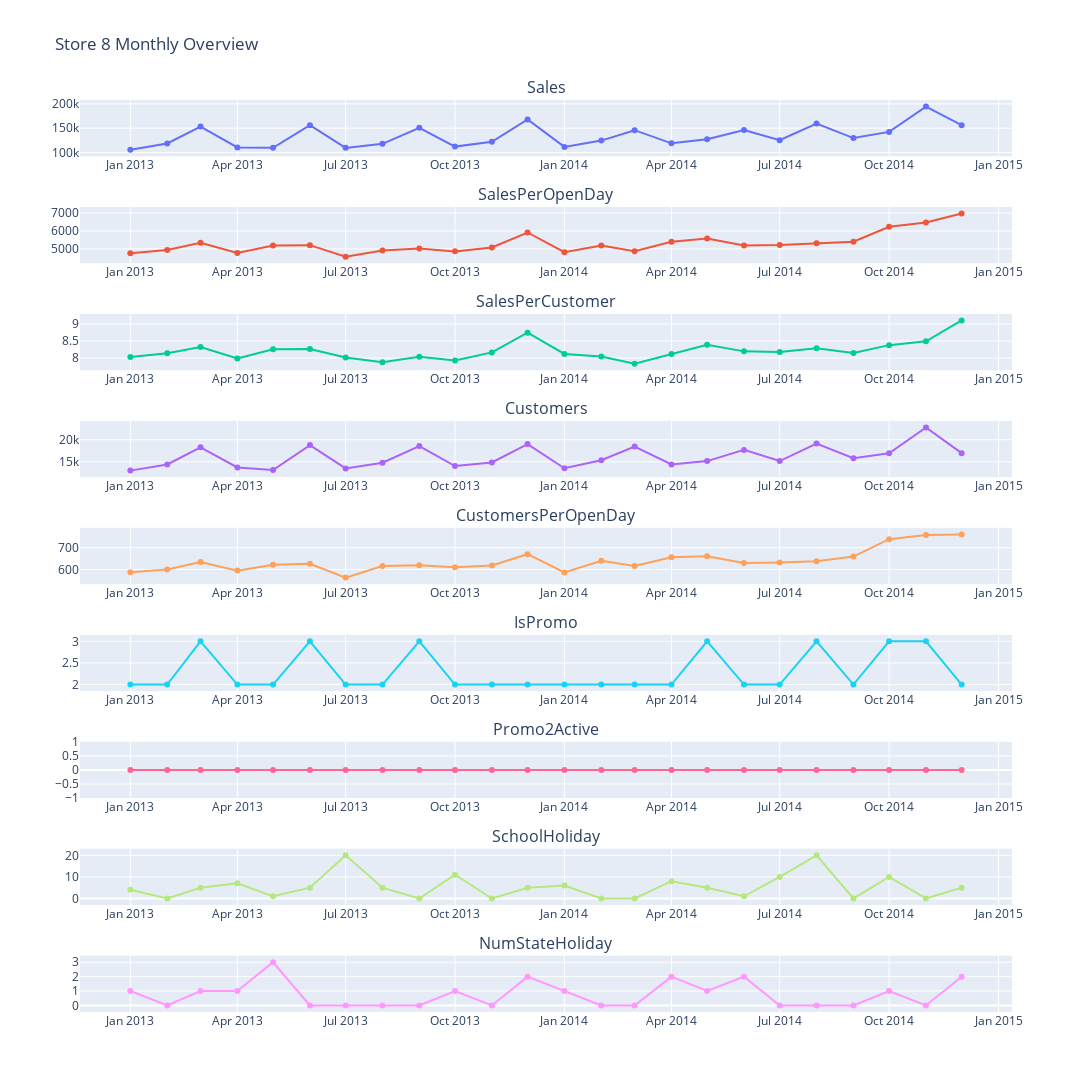

Write notebook code for a chart like this one.
### Code cell
import plotly.graph_objs as go
from plotly.subplots import make_subplots

# Create a subplot grid
fig = make_subplots(rows=9, cols=1, subplot_titles=('Sales', 'SalesPerOpenDay', 'SalesPerCustomer', 'Customers', 'CustomersPerOpenDay', 'IsPromo', 'Promo2Active', 'SchoolHoliday', 'NumStateHoliday'))

# Add each plot to the subplot grid with specific names
fig.add_trace(go.Scatter(x=monthly_summary_df_store['Date'], y=monthly_summary_df_store['Sales'], mode='lines+markers', name='Sales'), row=1, col=1)
fig.add_trace(go.Scatter(x=monthly_summary_df_store['Date'], y=monthly_summary_df_store['SalesPerOpenDay'], mode='lines+markers', name='SalesPerOpenDay'), row=2, col=1)
fig.add_trace(go.Scatter(x=monthly_summary_df_store['Date'], y=monthly_summary_df_store['SalesPerCustomer'], mode='lines+markers', name='SalesPerCustomer'), row=3, col=1)
fig.add_trace(go.Scatter(x=monthly_summary_df_store['Date'], y=monthly_summary_df_store['Customers'], mode='lines+markers', name='Customers'), row=4, col=1)
fig.add_trace(go.Scatter(x=monthly_summary_df_store['Date'], y=monthly_summary_df_store['CustomersPerOpenDay'], mode='lines+markers', name='CustomersPerOpenDay'), row=5, col=1)
fig.add_trace(go.Scatter(x=monthly_summary_df_store['Date'], y=monthly_summary_df_store['IsPromo'], mode='lines+markers', name='IsPromo'), row=6, col=1)
fig.add_trace(go.Scatter(x=monthly_summary_df_store['Date'], y=monthly_summary_df_store['Promo2Active'], mode='lines+markers', name='Promo2Active'), row=7, col=1)
fig.add_trace(go.Scatter(x=monthly_summary_df_store['Date'], y=monthly_summary_df_store['SchoolHoliday'], mode='lines+markers', name='Amount of school holidays'), row=8, col=1)
fig.add_trace(go.Scatter(x=monthly_summary_df_store['Date'], y=monthly_summary_df_store['NumStateHoliday'], mode='lines+markers', name='Amount of state holiday'), row=9, col=1)

# Update layout (set layout properties and hide the legend)
fig.update_layout(height=1600, width=1100, title_text=f"Store {StoreId} Monthly Overview", showlegend=False)

# Show the figure
fig.show()

### Figure 1 — Plotly figure (JSON) as saved in the notebook; plotly's stock layout.template omitted (floating-point values rounded to 4 significant figures)
{"data": [{"mode": "lines+markers", "name": "Sales", "type": "scatter", "x": ["2013-01-01T00:00:00", "2013-02-01T00:00:00", "2013-03-01T00:00:00", "2013-04-01T00:00:00", "2013-05-01T00:00:00", "2013-06-01T00:00:00", "2013-07-01T00:00:00", "2013-08-01T00:00:00", "2013-09-01T00:00:00", "2013-10-01T00:00:00", "2013-11-01T00:00:00", "2013-12-01T00:00:00", "2014-01-01T00:00:00", "2014-02-01T00:00:00", "2014-03-01T00:00:00", "2014-04-01T00:00:00", "2014-05-01T00:00:00", "2014-06-01T00:00:00", "2014-07-01T00:00:00", "2014-08-01T00:00:00", "2014-09-01T00:00:00", "2014-10-01T00:00:00", "2014-11-01T00:00:00", "2014-12-01T00:00:00"], "xaxis": "x", "y": [105670, 118482, 153377, 110359, 109766, 156291, 109496, 117763, 150759, 112108, 121902, 167861, 111448, 124434, 145886, 118790, 127403, 146246, 125193, 159518, 129691, 142348, 194476, 156122], "yaxis": "y"}, {"mode": "lines+markers", "name": "SalesPerOpenDay", "type": "scatter", "x": ["2013-01-01T00:00:00", "2013-02-01T00:00:00", "2013-03-01T00:00:00", "2013-04-01T00:00:00", "2013-05-01T00:00:00", "2013-06-01T00:00:00", "2013-07-01T00:00:00", "2013-08-01T00:00:00", "2013-09-01T00:00:00", "2013-10-01T00:00:00", "2013-11-01T00:00:00", "2013-12-01T00:00:00", "2014-01-01T00:00:00", "2014-02-01T00:00:00", "2014-03-01T00:00:00", "2014-04-01T00:00:00", "2014-05-01T00:00:00", "2014-06-01T00:00:00", "2014-07-01T00:00:00", "2014-08-01T00:00:00", "2014-09-01T00:00:00", "2014-10-01T00:00:00", "2014-11-01T00:00:00", "2014-12-01T00:00:00"], "xaxis": "x2", "y": [4750.0, 4937.0, 5338.0, 4775.0, 5191.0, 5210.0, 4562.0, 4907.0, 5025.0, 4860.0, 5079.0, 5917.0, 4811.0, 5185.0, 4863.0, 5404.0, 5576.0, 5190.0, 5216.0, 5317.0, 5404.0, 6239.0, 6483.0, 6979.0], "yaxis": "y2"}, {"mode": "lines+markers", "name": "SalesPerCustomer", "type": "scatter", "x": ["2013-01-01T00:00:00", "2013-02-01T00:00:00", "2013-03-01T00:00:00", "2013-04-01T00:00:00", "2013-05-01T00:00:00", "2013-06-01T00:00:00", "2013-07-01T00:00:00", "2013-08-01T00:00:00", "2013-09-01T00:00:00", "2013-10-01T00:00:00", "2013-11-01T00:00:00", "2013-12-01T00:00:00", "2014-01-01T00:00:00", "2014-02-01T00:00:00", "2014-03-01T00:00:00", "2014-04-01T00:00:00", "2014-05-01T00:00:00", "2014-06-01T00:00:00", "2014-07-01T00:00:00", "2014-08-01T00:00:00", "2014-09-01T00:00:00", "2014-10-01T00:00:00", "2014-11-01T00:00:00", "2014-12-01T00:00:00"], "xaxis": "x3", "y": [8.033, 8.14, 8.323, 7.985, 8.254, 8.264, 8.018, 7.875, 8.034, 7.927, 8.164, 8.745, 8.12, 8.046, 7.835, 8.12, 8.389, 8.195, 8.178, 8.288, 8.15, 8.378, 8.491, 9.101], "yaxis": "y3"}, {"mode": "lines+markers", "name": "Customers", "type": "scatter", "x": ["2013-01-01T00:00:00", "2013-02-01T00:00:00", "2013-03-01T00:00:00", "2013-04-01T00:00:00", "2013-05-01T00:00:00", "2013-06-01T00:00:00", "2013-07-01T00:00:00", "2013-08-01T00:00:00", "2013-09-01T00:00:00", "2013-10-01T00:00:00", "2013-11-01T00:00:00", "2013-12-01T00:00:00", "2014-01-01T00:00:00", "2014-02-01T00:00:00", "2014-03-01T00:00:00", "2014-04-01T00:00:00", "2014-05-01T00:00:00", "2014-06-01T00:00:00", "2014-07-01T00:00:00", "2014-08-01T00:00:00", "2014-09-01T00:00:00", "2014-10-01T00:00:00", "2014-11-01T00:00:00", "2014-12-01T00:00:00"], "xaxis": "x4", "y": [13004, 14390, 18284, 13718, 13127, 18775, 13500, 14781, 18565, 14042, 14839, 19004, 13548, 15349, 18467, 14416, 15158, 17692, 15169, 19140, 15822, 16914, 22772, 16950], "yaxis": "y4"}, {"mode": "lines+markers", "name": "CustomersPerOpenDay", "type": "scatter", "x": ["2013-01-01T00:00:00", "2013-02-01T00:00:00", "2013-03-01T00:00:00", "2013-04-01T00:00:00", "2013-05-01T00:00:00", "2013-06-01T00:00:00", "2013-07-01T00:00:00", "2013-08-01T00:00:00", "2013-09-01T00:00:00", "2013-10-01T00:00:00", "2013-11-01T00:00:00", "2013-12-01T00:00:00", "2014-01-01T00:00:00", "2014-02-01T00:00:00", "2014-03-01T00:00:00", "2014-04-01T00:00:00", "2014-05-01T00:00:00", "2014-06-01T00:00:00", "2014-07-01T00:00:00", "2014-08-01T00:00:00", "2014-09-01T00:00:00", "2014-10-01T00:00:00", "2014-11-01T00:00:00", "2014-12-01T00:00:00"], "xaxis": "x5", "y": [587.4, 599.6, 634.3, 594.6, 621.9, 625.8, 562.5, 615.9, 618.8, 609.9, 618.3, 670.3, 586.5, 639.5, 615.6, 656.3, 661.1, 629.7, 632.0, 638, 659.2, 739.2, 759.1, 761.3], "yaxis": "y5"}, {"mode": "lines+markers", "name": "IsPromo", "type": "scatter", "x": ["2013-01-01T00:00:00", "2013-02-01T00:00:00", "2013-03-01T00:00:00", "2013-04-01T00:00:00", "2013-05-01T00:00:00", "2013-06-01T00:00:00", "2013-07-01T00:00:00", "2013-08-01T00:00:00", "2013-09-01T00:00:00", "2013-10-01T00:00:00", "2013-11-01T00:00:00", "2013-12-01T00:00:00", "2014-01-01T00:00:00", "2014-02-01T00:00:00", "2014-03-01T00:00:00", "2014-04-01T00:00:00", "2014-05-01T00:00:00", "2014-06-01T00:00:00", "2014-07-01T00:00:00", "2014-08-01T00:00:00", "2014-09-01T00:00:00", "2014-10-01T00:00:00", "2014-11-01T00:00:00", "2014-12-01T00:00:00"], "xaxis": "x6", "y": [2, 2, 3, 2, 2, 3, 2, 2, 3, 2, 2, 2, 2, 2, 2, 2, 3, 2, 2, 3, 2, 3, 3, 2], "yaxis": "y6"}, {"mode": "lines+markers", "name": "Promo2Active", "type": "scatter", "x": ["2013-01-01T00:00:00", "2013-02-01T00:00:00", "2013-03-01T00:00:00", "2013-04-01T00:00:00", "2013-05-01T00:00:00", "2013-06-01T00:00:00", "2013-07-01T00:00:00", "2013-08-01T00:00:00", "2013-09-01T00:00:00", "2013-10-01T00:00:00", "2013-11-01T00:00:00", "2013-12-01T00:00:00", "2014-01-01T00:00:00", "2014-02-01T00:00:00", "2014-03-01T00:00:00", "2014-04-01T00:00:00", "2014-05-01T00:00:00", "2014-06-01T00:00:00", "2014-07-01T00:00:00", "2014-08-01T00:00:00", "2014-09-01T00:00:00", "2014-10-01T00:00:00", "2014-11-01T00:00:00", "2014-12-01T00:00:00"], "xaxis": "x7", "y": [0, 0, 0, 0, 0, 0, 0, 0, 0, 0, 0, 0, 0, 0, 0, 0, 0, 0, 0, 0, 0, 0, 0, 0], "yaxis": "y7"}, {"mode": "lines+markers", "name": "Amount of school holidays", "type": "scatter", "x": ["2013-01-01T00:00:00", "2013-02-01T00:00:00", "2013-03-01T00:00:00", "2013-04-01T00:00:00", "2013-05-01T00:00:00", "2013-06-01T00:00:00", "2013-07-01T00:00:00", "2013-08-01T00:00:00", "2013-09-01T00:00:00", "2013-10-01T00:00:00", "2013-11-01T00:00:00", "2013-12-01T00:00:00", "2014-01-01T00:00:00", "2014-02-01T00:00:00", "2014-03-01T00:00:00", "2014-04-01T00:00:00", "2014-05-01T00:00:00", "2014-06-01T00:00:00", "2014-07-01T00:00:00", "2014-08-01T00:00:00", "2014-09-01T00:00:00", "2014-10-01T00:00:00", "2014-11-01T00:00:00", "2014-12-01T00:00:00"], "xaxis": "x8", "y": [4, 0, 5, 7, 1, 5, 20, 5, 0, 11, 0, 5, 6, 0, 0, 8, 5, 1, 10, 20, 0, 10, 0, 5], "yaxis": "y8"}, {"mode": "lines+markers", "name": "Amount of state holiday", "type": "scatter", "x": ["2013-01-01T00:00:00", "2013-02-01T00:00:00", "2013-03-01T00:00:00", "2013-04-01T00:00:00", "2013-05-01T00:00:00", "2013-06-01T00:00:00", "2013-07-01T00:00:00", "2013-08-01T00:00:00", "2013-09-01T00:00:00", "2013-10-01T00:00:00", "2013-11-01T00:00:00", "2013-12-01T00:00:00", "2014-01-01T00:00:00", "2014-02-01T00:00:00", "2014-03-01T00:00:00", "2014-04-01T00:00:00", "2014-05-01T00:00:00", "2014-06-01T00:00:00", "2014-07-01T00:00:00", "2014-08-01T00:00:00", "2014-09-01T00:00:00", "2014-10-01T00:00:00", "2014-11-01T00:00:00", "2014-12-01T00:00:00"], "xaxis": "x9", "y": [1, 0, 1, 1, 3, 0, 0, 0, 0, 1, 0, 2, 1, 0, 0, 2, 1, 2, 0, 0, 0, 1, 0, 2], "yaxis": "y9"}], "layout": {"annotations": [{"font": {"size": 16}, "showarrow": false, "text": "Sales", "x": 0.5, "xanchor": "center", "xref": "paper", "y": 1, "yanchor": "bottom", "yref": "paper"}, {"font": {"size": 16}, "showarrow": false, "text": "SalesPerOpenDay", "x": 0.5, "xanchor": "center", "xref": "paper", "y": 0.8827, "yanchor": "bottom", "yref": "paper"}, {"font": {"size": 16}, "showarrow": false, "text": "SalesPerCustomer", "x": 0.5, "xanchor": "center", "xref": "paper", "y": 0.7654, "yanchor": "bottom", "yref": "paper"}, {"font": {"size": 16}, "showarrow": false, "text": "Customers", "x": 0.5, "xanchor": "center", "xref": "paper", "y": 0.6481, "yanchor": "bottom", "yref": "paper"}, {"font": {"size": 16}, "showarrow": false, "text": "CustomersPerOpenDay", "x": 0.5, "xanchor": "center", "xref": "paper", "y": 0.5309, "yanchor": "bottom", "yref": "paper"}, {"font": {"size": 16}, "showarrow": false, "text": "IsPromo", "x": 0.5, "xanchor": "center", "xref": "paper", "y": 0.4136, "yanchor": "bottom", "yref": "paper"}, {"font": {"size": 16}, "showarrow": false, "text": "Promo2Active", "x": 0.5, "xanchor": "center", "xref": "paper", "y": 0.2963, "yanchor": "bottom", "yref": "paper"}, {"font": {"size": 16}, "showarrow": false, "text": "SchoolHoliday", "x": 0.5, "xanchor": "center", "xref": "paper", "y": 0.179, "yanchor": "bottom", "yref": "paper"}, {"font": {"size": 16}, "showarrow": false, "text": "NumStateHoliday", "x": 0.5, "xanchor": "center", "xref": "paper", "y": 0.06173, "yanchor": "bottom", "yref": "paper"}], "height": 1600, "showlegend": false, "title": {"text": "Store 8 Monthly Overview"}, "width": 1100, "xaxis": {"anchor": "y", "domain": [0, 1]}, "xaxis2": {"anchor": "y2", "domain": [0, 1]}, "xaxis3": {"anchor": "y3", "domain": [0, 1]}, "xaxis4": {"anchor": "y4", "domain": [0, 1]}, "xaxis5": {"anchor": "y5", "domain": [0, 1]}, "xaxis6": {"anchor": "y6", "domain": [0, 1]}, "xaxis7": {"anchor": "y7", "domain": [0, 1]}, "xaxis8": {"anchor": "y8", "domain": [0, 1]}, "xaxis9": {"anchor": "y9", "domain": [0, 1]}, "yaxis": {"anchor": "x", "domain": [0.9383, 1]}, "yaxis2": {"anchor": "x2", "domain": [0.821, 0.8827]}, "yaxis3": {"anchor": "x3", "domain": [0.7037, 0.7654]}, "yaxis4": {"anchor": "x4", "domain": [0.5864, 0.6481]}, "yaxis5": {"anchor": "x5", "domain": [0.4691, 0.5309]}, "yaxis6": {"anchor": "x6", "domain": [0.3519, 0.4136]}, "yaxis7": {"anchor": "x7", "domain": [0.2346, 0.2963]}, "yaxis8": {"anchor": "x8", "domain": [0.1173, 0.179]}, "yaxis9": {"anchor": "x9", "domain": [0, 0.06173]}}}
